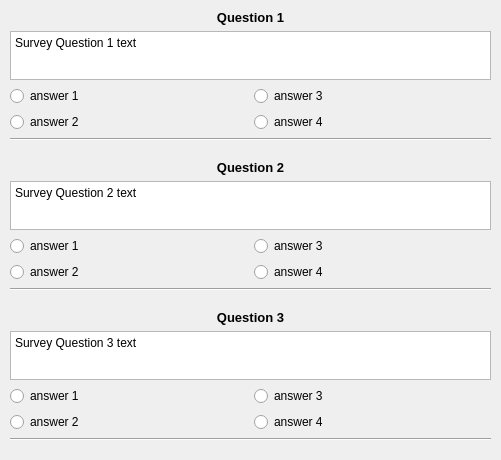
<?xml version="1.0" encoding="UTF-8"?>
<ui version="4.0">
 <class>SurveyView</class>
 <widget class="QWidget" name="SurveyView">
  <property name="geometry">
   <rect>
    <x>0</x>
    <y>0</y>
    <width>501</width>
    <height>460</height>
   </rect>
  </property>
  <property name="windowTitle">
   <string>Form</string>
  </property>
  <widget class="QWidget" name="layoutWidget">
   <property name="geometry">
    <rect>
     <x>10</x>
     <y>160</y>
     <width>481</width>
     <height>131</height>
    </rect>
   </property>
   <layout class="QVBoxLayout" name="verticalLayout_2">
    <item>
     <widget class="QLabel" name="label_2">
      <property name="font">
       <font>
        <pointsize>10</pointsize>
        <weight>75</weight>
        <bold>true</bold>
       </font>
      </property>
      <property name="text">
       <string>Question 2</string>
      </property>
      <property name="alignment">
       <set>Qt::AlignCenter</set>
      </property>
     </widget>
    </item>
    <item>
     <widget class="QPlainTextEdit" name="plainTextEdit_2">
      <property name="plainText">
       <string>Survey Question 2 text
</string>
      </property>
     </widget>
    </item>
    <item>
     <layout class="QGridLayout" name="gridLayout_2">
      <item row="0" column="0">
       <widget class="QRadioButton" name="radioButton_5">
        <property name="text">
         <string>answer 1</string>
        </property>
       </widget>
      </item>
      <item row="0" column="1">
       <widget class="QRadioButton" name="radioButton_6">
        <property name="text">
         <string>answer 3</string>
        </property>
       </widget>
      </item>
      <item row="1" column="0">
       <widget class="QRadioButton" name="radioButton_7">
        <property name="text">
         <string>answer 2</string>
        </property>
       </widget>
      </item>
      <item row="1" column="1">
       <widget class="QRadioButton" name="radioButton_8">
        <property name="text">
         <string>answer 4</string>
        </property>
       </widget>
      </item>
     </layout>
    </item>
    <item>
     <widget class="Line" name="line_2">
      <property name="orientation">
       <enum>Qt::Horizontal</enum>
      </property>
     </widget>
    </item>
   </layout>
  </widget>
  <widget class="QWidget" name="layoutWidget_2">
   <property name="geometry">
    <rect>
     <x>10</x>
     <y>310</y>
     <width>481</width>
     <height>131</height>
    </rect>
   </property>
   <layout class="QVBoxLayout" name="verticalLayout_3">
    <item>
     <widget class="QLabel" name="label_3">
      <property name="font">
       <font>
        <pointsize>10</pointsize>
        <weight>75</weight>
        <bold>true</bold>
       </font>
      </property>
      <property name="text">
       <string>Question 3</string>
      </property>
      <property name="alignment">
       <set>Qt::AlignCenter</set>
      </property>
     </widget>
    </item>
    <item>
     <widget class="QPlainTextEdit" name="plainTextEdit_3">
      <property name="plainText">
       <string>Survey Question 3 text
</string>
      </property>
     </widget>
    </item>
    <item>
     <layout class="QGridLayout" name="gridLayout_3">
      <item row="0" column="0">
       <widget class="QRadioButton" name="radioButton_9">
        <property name="text">
         <string>answer 1</string>
        </property>
       </widget>
      </item>
      <item row="0" column="1">
       <widget class="QRadioButton" name="radioButton_10">
        <property name="text">
         <string>answer 3</string>
        </property>
       </widget>
      </item>
      <item row="1" column="0">
       <widget class="QRadioButton" name="radioButton_11">
        <property name="text">
         <string>answer 2</string>
        </property>
       </widget>
      </item>
      <item row="1" column="1">
       <widget class="QRadioButton" name="radioButton_12">
        <property name="text">
         <string>answer 4</string>
        </property>
       </widget>
      </item>
     </layout>
    </item>
    <item>
     <widget class="Line" name="line_3">
      <property name="orientation">
       <enum>Qt::Horizontal</enum>
      </property>
     </widget>
    </item>
   </layout>
  </widget>
  <widget class="QWidget" name="layoutWidget">
   <property name="geometry">
    <rect>
     <x>10</x>
     <y>10</y>
     <width>481</width>
     <height>131</height>
    </rect>
   </property>
   <layout class="QVBoxLayout" name="verticalLayout">
    <item>
     <widget class="QLabel" name="label">
      <property name="font">
       <font>
        <pointsize>10</pointsize>
        <weight>75</weight>
        <bold>true</bold>
       </font>
      </property>
      <property name="text">
       <string>Question 1</string>
      </property>
      <property name="alignment">
       <set>Qt::AlignCenter</set>
      </property>
     </widget>
    </item>
    <item>
     <widget class="QPlainTextEdit" name="plainTextEdit">
      <property name="plainText">
       <string>Survey Question 1 text
</string>
      </property>
     </widget>
    </item>
    <item>
     <layout class="QGridLayout" name="gridLayout">
      <item row="0" column="0">
       <widget class="QRadioButton" name="radioButton">
        <property name="text">
         <string>answer 1</string>
        </property>
       </widget>
      </item>
      <item row="0" column="1">
       <widget class="QRadioButton" name="radioButton_3">
        <property name="text">
         <string>answer 3</string>
        </property>
       </widget>
      </item>
      <item row="1" column="0">
       <widget class="QRadioButton" name="radioButton_2">
        <property name="text">
         <string>answer 2</string>
        </property>
       </widget>
      </item>
      <item row="1" column="1">
       <widget class="QRadioButton" name="radioButton_4">
        <property name="text">
         <string>answer 4</string>
        </property>
       </widget>
      </item>
     </layout>
    </item>
    <item>
     <widget class="Line" name="line">
      <property name="orientation">
       <enum>Qt::Horizontal</enum>
      </property>
     </widget>
    </item>
   </layout>
  </widget>
 </widget>
 <resources/>
 <connections/>
</ui>
